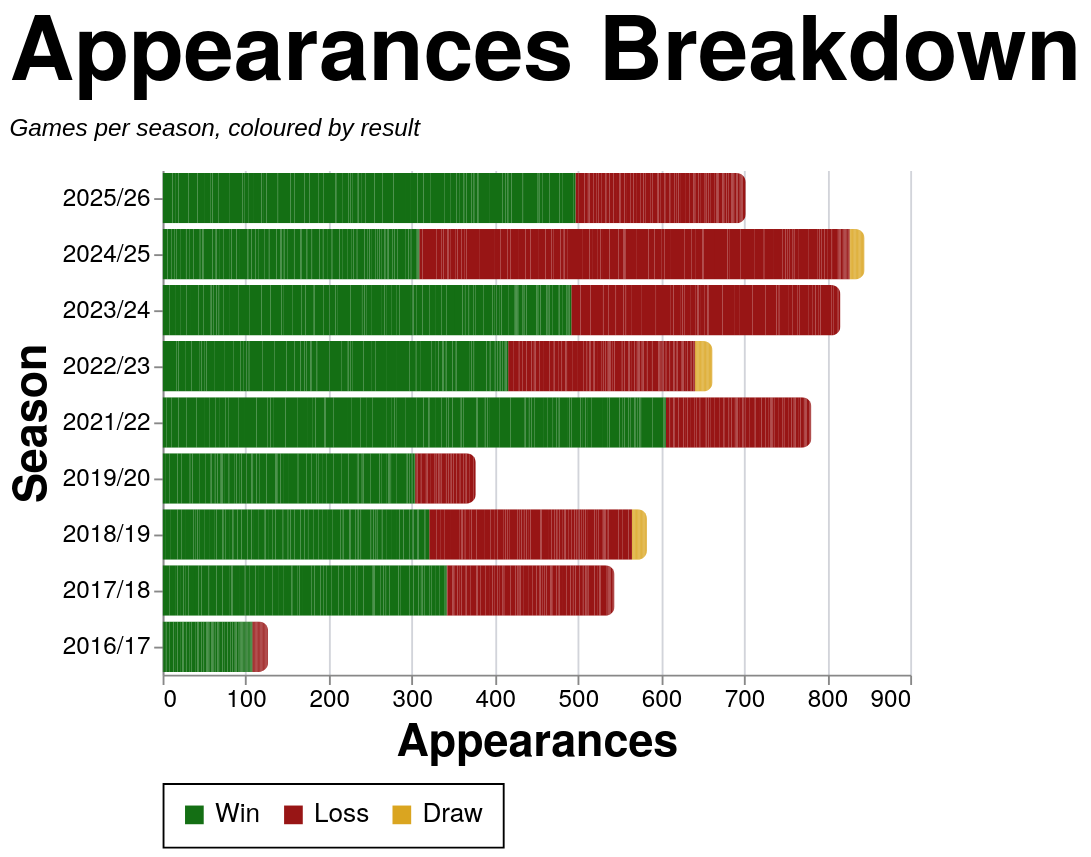

This figure's Vega-Lite source:
### Vega-Lite specification from a JSON file in a GitHub repository (floating-point values rounded to 4 significant figures; data arrays with more than 128 entries replaced by an {"elided": "..."} marker saying what was removed)
{"config": {"axis": {"labelFont": "PT Sans Narrow, Helvetica Neue, Helvetica, Arial, sans-serif", "titleFont": "PT Sans Narrow, Helvetica Neue, Helvetica, Arial, sans-serif", "labelFontSize": 13, "titleFontSize": 24, "gridColor": "#202947", "gridOpacity": 0.2, "zindex": 1}, "text": {"font": "Lato, sans-serif"}, "bar": {"cornerRadiusEnd": 5}, "header": {"labelFont": "PT Sans Narrow, Helvetica Neue, Helvetica, Arial, sans-serif", "titleFont": "PT Sans Narrow, Helvetica Neue, Helvetica, Arial, sans-serif", "labelFontSize": 24, "titleFontSize": 28, "labelFontWeight": "bold", "orient": "left"}, "legend": {"labelFont": "PT Sans Narrow, Helvetica Neue, Helvetica, Arial, sans-serif", "titleFont": "PT Sans Narrow, Helvetica Neue, Helvetica, Arial, sans-serif", "labelFontSize": 14, "titleFontSize": 16, "titlePadding": 5, "fillColor": "white", "strokeColor": "black", "padding": 10, "titleFontWeight": "lighter", "titleFontStyle": "italic", "titleColor": "gray", "offset": 10}, "title": {"font": "PT Sans Narrow, Helvetica Neue, Helvetica, Arial, sans-serif", "fontSize": 48, "fontWeight": "bold", "anchor": "start", "align": "center", "titlePadding": 20, "subtitlePadding": 10, "subtitleFontSize": 13, "subtitleColor": "", "subtitleFontStyle": "italic", "offset": 15, "color": "black"}, "axisX": {"labelAngle": 0}, "facet": {"title": null, "header": null, "align": {"row": "each", "column": "each"}, "spacing": 10}, "resolve": {"scale": {"y": "independent", "facet": "independent"}}, "background": "transparent", "scale": {"offsetBandPaddingOuter": 0.2, "offsetBandPaddingInner": 0.1}, "view": {"stroke": null, "background": "transparent"}}, "data": {"name": "data-2da3da13b28cf06831a5f1c2053d6332"}, "mark": {"type": "bar"}, "encoding": {"color": {"field": "color_value", "legend": {"orient": "bottom", "title": null}, "scale": {"domain": ["Win", "Loss", "Draw"], "range": ["#146f14", "#981515", "goldenrod"]}, "sort": {"field": "sum(apps)", "op": "sum", "order": "descending"}, "type": "nominal"}, "tooltip": [{"field": "player", "title": "Player", "type": "nominal"}, {"field": "season", "title": "Season", "type": "nominal"}, {"field": "color_value", "title": "Group", "type": "nominal"}, {"aggregate": "sum", "field": "apps", "title": "Appearances", "type": "quantitative"}], "x": {"aggregate": "sum", "field": "apps", "title": "Appearances", "type": "quantitative"}, "y": {"field": "season", "sort": {"field": "season_sort", "op": "max", "order": "descending"}, "title": "Season", "type": "nominal"}}, "height": {"step": 30}, "title": {"text": "Appearances Breakdown", "subtitle": "Games per season, coloured by result"}, "width": 400, "$schema": "https://vega.github.io/schema/vega-lite/v5.20.1.json", "datasets": {"data-2da3da13b28cf06831a5f1c2053d6332": {"elided": "2509 records"}}}
